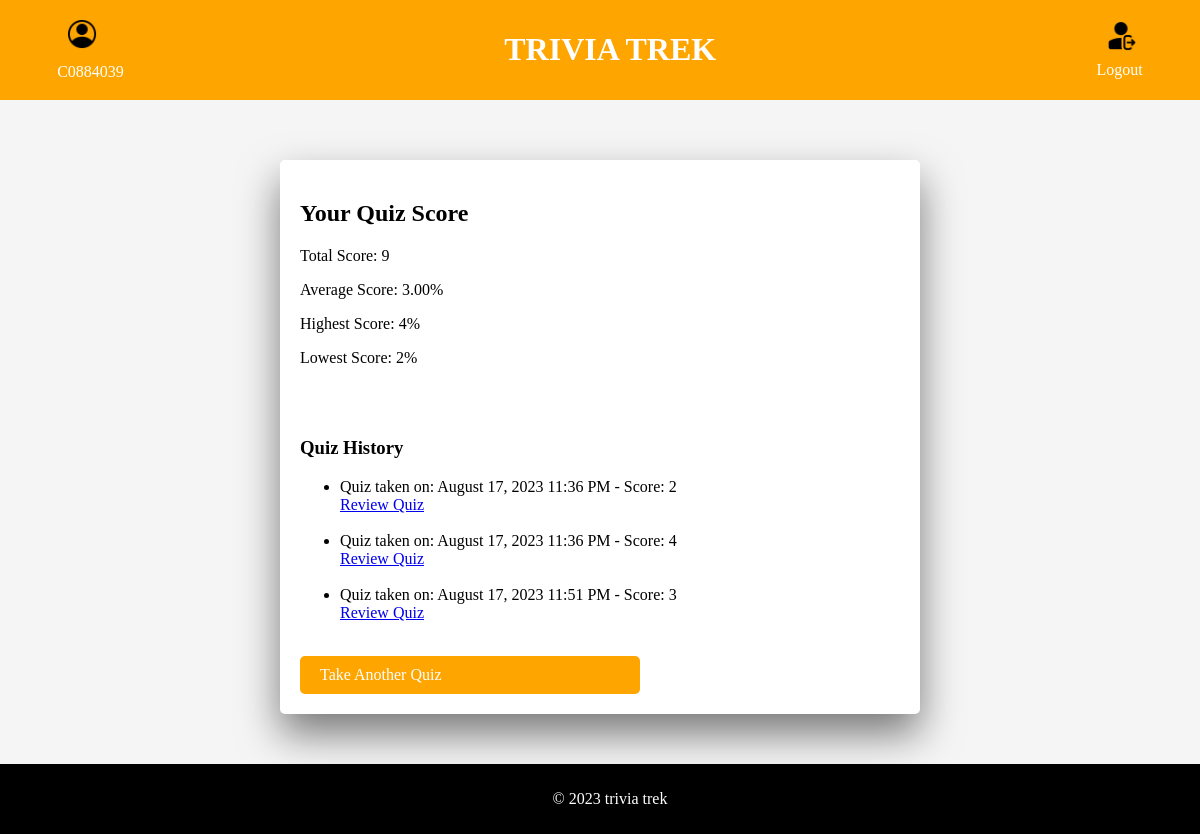
Page /PROJECT_SAMPLE1/score/ (signed in) on the committed database.
### PROJECT_SAMPLE1/models.py (models this page shows, shortened)
class Quiz(models.Model):
    user = models.ForeignKey(User, on_delete=models.CASCADE) # User who took the quiz
    score = models.IntegerField() # Score achieved in the quiz
    quiz_taken_datetime = models.DateTimeField() # Date and time when the quiz was taken

### PROJECT_SAMPLE1/views.py (the view)
# urls.py: path('score/', views.ScoreView.as_view(), name='score'),
class ScoreView(View):
    def get(self, request):
        user = request.user  # Get the current user
        quizzes = Quiz.objects.filter(user=user)  # Get all quizzes for the current user
        total_quizzes = quizzes.count()  # Get the total number of quizzes taken
        if total_quizzes > 0:   # Check if quizzes have been taken
            total_score = sum(quiz.score for quiz in quizzes)   # Calculate the scores
            average_score = (total_score / total_quizzes)
            highest_score = max(quiz.score for quiz in quizzes)
            lowest_score = min(quiz.score for quiz in quizzes)
        else:
            total_score = 0   # Set default values
            average_score = 0
            highest_score = 0
            lowest_score = 0
        answers = Answer.objects.filter(quiz__in=quizzes)   # Get all answers for the quizzes
        context = {
            'total_score': total_score,
            'average_score': average_score,
            'highest_score': highest_score,
            'lowest_score': lowest_score,
            'quizzes': quizzes,
            'answers': answers,
        }
        return render(request, 'score.html', context)  # Render the score template with context

### templates/score.html (shortened to what this page needs)
{% load static %}
<!DOCTYPE html>
<html lang="en">
<head>
</head>
<body>
    <header>
        <div class="div1">
            <img class="profile-img" src="{% static 'account.png' %}" alt="profile">
            <p class="user-profile">{{user.username}}</p>
        </div>
        <h1>TRIVIA TREK</h1>
        <div class="div2">
            <img class="log-out" src="{% static 'logout.png' %}" alt="Logout">
            <a class="log-out-link" href="{% url 'base' %}">
                <p class="log-out-button">Logout</p>
            </a>
        </div>
    </header>
    <div class="score-container">
            <h2>Your Quiz Score</h2>
            <p>Total Score: {{ total_score }}</p>
            <p>Average Score: {{ average_score|floatformat:2 }}%</p>
            <p>Highest Score: {{ highest_score }}%</p>
            <p>Lowest Score: {{ lowest_score }}%</p>
            <br><br>
            <h3>Quiz History</h3>
            <ul>
                {% for quiz in quizzes %}
                    <li>Quiz taken on: <span class="quiz-date">{{ quiz.quiz_taken_datetime|date:"F j, Y  g:i A" }}</span> - Score: {{ quiz.score }}  </li>
                    <a href="{% url 'review_quiz' quiz.id %}">Review Quiz</a>
                    <br><br>
                {% endfor %}
            </ul>
            <a href="{% url 'quiz' %}" class="custom-button">Take Another Quiz</a>
    </div>
    <footer>
        <p>&copy; 2023 trivia trek</p>
    </footer>
</body>
</html>

### templates/score.html (style rules this page uses)
header { background-color: orange; color: white; text-align: center; padding: 10px; display: flex; justify-content: space-between; align-items: center; }
footer { background-color: black; color: white; text-align: center; padding: 10px; position: fixed; bottom: 0; width: 100%; }
h1 { font-family: Monospaced, serif; }
body { background-color: whitesmoke; margin: 0; padding: 0; font-family: Verdana, serif; }
.score-container { background-color: #ffffff; border-radius: 5px; box-shadow: 0 20px 40px rgba(0, 0, 0, 0.51); width: 50%; margin: 5% auto; padding: 20px; margin-bottom: 10%; }
.custom-button { width: 50%; display: block; padding: 10px 20px; background-color: orange; color: white; border: none; border-radius: 5px; cursor: pointer; text-align: left; text-decoration: none; transition: background-color 0.3s ease-in-out; }
img { width: 1%; display: inline-block; margin-right: 0.5%; }
.profile-img { width: 30px; height: 30px; display: block; margin-bottom: 20%; margin-left: 10px; }
.user-profile { display: inline; }
.div1 { margin-left: 4%; }
.log-out { width: 30px; height: 30px; margin-left: 10px; display: block; margin-bottom: 20%; }
.log-out-link { text-decoration: none; }
.log-out-button { color: white; text-decoration: none; cursor: pointer; display: inline; }
.div2 { margin-right: 4%; }

### rows in the picture
Quiz: quiz_taken_datetime "August 17, 2023 11:36 PM", score "2"
Quiz: quiz_taken_datetime "August 17, 2023 11:36 PM", score "4"
Quiz: quiz_taken_datetime "August 17, 2023 11:51 PM", score "3"

### other values in the picture
{{ user.username }} "C0884039"
{{ total_score }} "9"
{{ average_score|floatformat:2 }} "3.00"
{{ highest_score }} "4"
{{ lowest_score }} "2"
